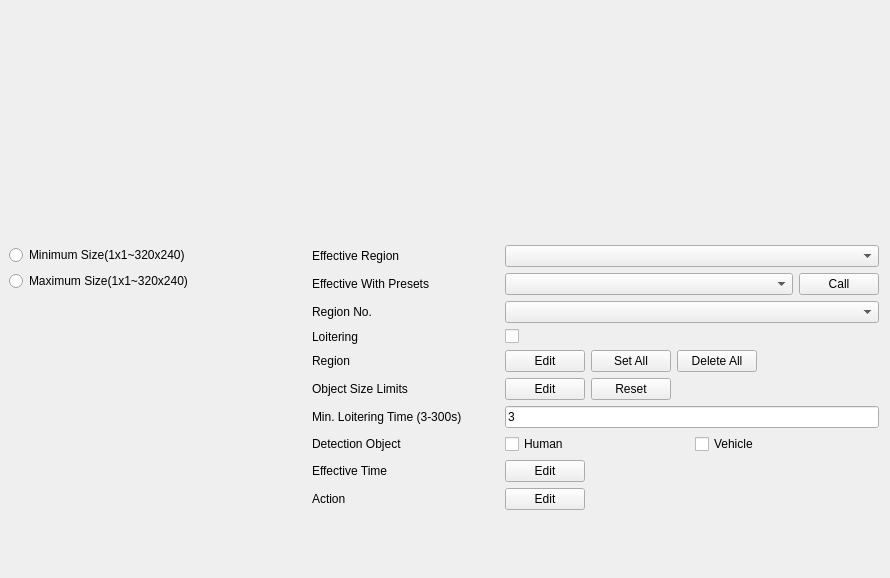
<?xml version="1.0" encoding="UTF-8"?>
<ui version="4.0">
 <class>Loitering</class>
 <widget class="QWidget" name="Loitering">
  <property name="geometry">
   <rect>
    <x>0</x>
    <y>0</y>
    <width>890</width>
    <height>578</height>
   </rect>
  </property>
  <property name="windowTitle">
   <string>Form</string>
  </property>
  <layout class="QGridLayout" name="gridLayout">
   <property name="leftMargin">
    <number>9</number>
   </property>
   <property name="spacing">
    <number>20</number>
   </property>
   <item row="0" column="0">
    <widget class="CommonVideo" name="commonVideo" native="true">
     <property name="sizePolicy">
      <sizepolicy hsizetype="Preferred" vsizetype="Preferred">
       <horstretch>1</horstretch>
       <verstretch>0</verstretch>
      </sizepolicy>
     </property>
     <property name="minimumSize">
      <size>
       <width>0</width>
       <height>100</height>
      </size>
     </property>
    </widget>
   </item>
   <item row="0" column="1">
    <widget class="ButtonGroup" name="widget_buttonGroup" native="true">
     <property name="sizePolicy">
      <sizepolicy hsizetype="Expanding" vsizetype="Expanding">
       <horstretch>2</horstretch>
       <verstretch>2</verstretch>
      </sizepolicy>
     </property>
    </widget>
   </item>
   <item row="1" column="0">
    <widget class="QWidget" name="widgetSize" native="true">
     <layout class="QGridLayout" name="gridLayout_3">
      <property name="leftMargin">
       <number>0</number>
      </property>
      <property name="topMargin">
       <number>0</number>
      </property>
      <property name="rightMargin">
       <number>0</number>
      </property>
      <property name="bottomMargin">
       <number>0</number>
      </property>
      <item row="2" column="0" colspan="2">
       <spacer name="verticalSpacer_3">
        <property name="orientation">
         <enum>Qt::Vertical</enum>
        </property>
        <property name="sizeHint" stdset="0">
         <size>
          <width>20</width>
          <height>40</height>
         </size>
        </property>
       </spacer>
      </item>
      <item row="1" column="0">
       <widget class="QRadioButton" name="radioButton_maxLayout">
        <property name="text">
         <string>Maximum Size(1x1~320x240)</string>
        </property>
       </widget>
      </item>
      <item row="0" column="0">
       <widget class="QRadioButton" name="radioButton_minLayout">
        <property name="text">
         <string>Minimum Size(1x1~320x240)</string>
        </property>
       </widget>
      </item>
      <item row="0" column="1">
       <widget class="VCASizeLineEditBox" name="widgetMinLineBox" native="true"/>
      </item>
      <item row="1" column="1">
       <widget class="VCASizeLineEditBox" name="widgetMaxLineBox" native="true"/>
      </item>
     </layout>
    </widget>
   </item>
   <item row="1" column="1">
    <widget class="QWidget" name="widget_3" native="true">
     <property name="sizePolicy">
      <sizepolicy hsizetype="Expanding" vsizetype="Expanding">
       <horstretch>0</horstretch>
       <verstretch>3</verstretch>
      </sizepolicy>
     </property>
     <layout class="QVBoxLayout" name="verticalLayout">
      <property name="leftMargin">
       <number>0</number>
      </property>
      <property name="topMargin">
       <number>0</number>
      </property>
      <property name="rightMargin">
       <number>0</number>
      </property>
      <property name="bottomMargin">
       <number>0</number>
      </property>
      <item>
       <layout class="QGridLayout" name="gridLayout_2">
        <item row="7" column="1">
         <widget class="QWidget" name="widgetDetectionObject" native="true">
          <layout class="QHBoxLayout" name="horizontalLayout_5">
           <property name="leftMargin">
            <number>0</number>
           </property>
           <property name="topMargin">
            <number>0</number>
           </property>
           <property name="rightMargin">
            <number>0</number>
           </property>
           <property name="bottomMargin">
            <number>0</number>
           </property>
           <item>
            <widget class="QCheckBox" name="checkBoxHuman">
             <property name="text">
              <string>Human</string>
             </property>
            </widget>
           </item>
           <item>
            <widget class="QCheckBox" name="checkBoxVehicle">
             <property name="text">
              <string>Vehicle</string>
             </property>
            </widget>
           </item>
          </layout>
         </widget>
        </item>
        <item row="6" column="1">
         <widget class="MyLineEdit" name="loiteringTime">
          <property name="text">
           <string>3</string>
          </property>
         </widget>
        </item>
        <item row="1" column="0">
         <widget class="QLabel" name="labelEffectiveWithPresets">
          <property name="text">
           <string>Effective With Presets</string>
          </property>
         </widget>
        </item>
        <item row="8" column="1">
         <widget class="QWidget" name="widget_4" native="true">
          <layout class="QHBoxLayout" name="horizontalLayout_3">
           <property name="leftMargin">
            <number>0</number>
           </property>
           <property name="topMargin">
            <number>0</number>
           </property>
           <property name="rightMargin">
            <number>0</number>
           </property>
           <property name="bottomMargin">
            <number>0</number>
           </property>
           <item>
            <widget class="MyPushButton" name="pushButton_editTime">
             <property name="text">
              <string>Edit</string>
             </property>
            </widget>
           </item>
           <item>
            <spacer name="horizontalSpacer_2">
             <property name="orientation">
              <enum>Qt::Horizontal</enum>
             </property>
             <property name="sizeHint" stdset="0">
              <size>
               <width>40</width>
               <height>20</height>
              </size>
             </property>
            </spacer>
           </item>
          </layout>
         </widget>
        </item>
        <item row="4" column="1">
         <widget class="QWidget" name="widget_5" native="true">
          <layout class="QHBoxLayout" name="horizontalLayout_4">
           <property name="leftMargin">
            <number>0</number>
           </property>
           <property name="topMargin">
            <number>0</number>
           </property>
           <property name="rightMargin">
            <number>0</number>
           </property>
           <property name="bottomMargin">
            <number>0</number>
           </property>
           <item>
            <widget class="PushButtonEditState" name="pushButtonRegionEdit">
             <property name="text">
              <string>Edit</string>
             </property>
            </widget>
           </item>
           <item>
            <widget class="MyPushButton" name="pushButton_setAll">
             <property name="text">
              <string>Set All</string>
             </property>
            </widget>
           </item>
           <item>
            <widget class="MyPushButton" name="pushButton_clearAll">
             <property name="text">
              <string>Delete All</string>
             </property>
            </widget>
           </item>
           <item>
            <spacer name="horizontalSpacer_3">
             <property name="orientation">
              <enum>Qt::Horizontal</enum>
             </property>
             <property name="sizeHint" stdset="0">
              <size>
               <width>40</width>
               <height>20</height>
              </size>
             </property>
            </spacer>
           </item>
          </layout>
         </widget>
        </item>
        <item row="9" column="0">
         <widget class="QLabel" name="label_action">
          <property name="text">
           <string>Action</string>
          </property>
         </widget>
        </item>
        <item row="3" column="1">
         <widget class="QCheckBox" name="checkBoxEnable">
          <property name="sizePolicy">
           <sizepolicy hsizetype="Minimum" vsizetype="Fixed">
            <horstretch>2</horstretch>
            <verstretch>0</verstretch>
           </sizepolicy>
          </property>
          <property name="text">
           <string/>
          </property>
         </widget>
        </item>
        <item row="2" column="0">
         <widget class="QLabel" name="labelRegionNo">
          <property name="text">
           <string>Region No.</string>
          </property>
         </widget>
        </item>
        <item row="8" column="0">
         <widget class="QLabel" name="label_effectiveTime">
          <property name="text">
           <string>Effective Time</string>
          </property>
         </widget>
        </item>
        <item row="5" column="1">
         <widget class="QWidget" name="widget" native="true">
          <layout class="QHBoxLayout" name="horizontalLayout_6">
           <property name="leftMargin">
            <number>0</number>
           </property>
           <property name="topMargin">
            <number>0</number>
           </property>
           <property name="rightMargin">
            <number>0</number>
           </property>
           <property name="bottomMargin">
            <number>0</number>
           </property>
           <item>
            <widget class="PushButtonEditState" name="pushButtonObjectSizeEdit">
             <property name="text">
              <string>Edit</string>
             </property>
            </widget>
           </item>
           <item>
            <widget class="MyPushButton" name="pushButtonObjectSizeReset">
             <property name="text">
              <string>Reset</string>
             </property>
            </widget>
           </item>
           <item>
            <spacer name="horizontalSpacer_4">
             <property name="orientation">
              <enum>Qt::Horizontal</enum>
             </property>
             <property name="sizeHint" stdset="0">
              <size>
               <width>40</width>
               <height>20</height>
              </size>
             </property>
            </spacer>
           </item>
          </layout>
         </widget>
        </item>
        <item row="7" column="0">
         <widget class="QLabel" name="labelDetectionObject">
          <property name="text">
           <string>Detection Object</string>
          </property>
         </widget>
        </item>
        <item row="6" column="0">
         <widget class="QLabel" name="label_minTime">
          <property name="text">
           <string>Min. Loitering Time (3-300s)</string>
          </property>
         </widget>
        </item>
        <item row="5" column="0">
         <widget class="QLabel" name="labelObjectSizeLimits">
          <property name="text">
           <string>Object Size Limits</string>
          </property>
         </widget>
        </item>
        <item row="3" column="0">
         <widget class="QLabel" name="label_loitering">
          <property name="sizePolicy">
           <sizepolicy hsizetype="Preferred" vsizetype="Preferred">
            <horstretch>1</horstretch>
            <verstretch>0</verstretch>
           </sizepolicy>
          </property>
          <property name="text">
           <string>Loitering</string>
          </property>
         </widget>
        </item>
        <item row="4" column="0">
         <widget class="QLabel" name="label_setRegion">
          <property name="text">
           <string>Region</string>
          </property>
         </widget>
        </item>
        <item row="9" column="1">
         <widget class="QWidget" name="widget_2" native="true">
          <layout class="QHBoxLayout" name="horizontalLayout">
           <property name="leftMargin">
            <number>0</number>
           </property>
           <property name="topMargin">
            <number>0</number>
           </property>
           <property name="rightMargin">
            <number>0</number>
           </property>
           <property name="bottomMargin">
            <number>0</number>
           </property>
           <item>
            <widget class="MyPushButton" name="pushButton_editAction">
             <property name="text">
              <string>Edit</string>
             </property>
            </widget>
           </item>
           <item>
            <spacer name="horizontalSpacer">
             <property name="orientation">
              <enum>Qt::Horizontal</enum>
             </property>
             <property name="sizeHint" stdset="0">
              <size>
               <width>40</width>
               <height>20</height>
              </size>
             </property>
            </spacer>
           </item>
          </layout>
         </widget>
        </item>
        <item row="0" column="0">
         <widget class="QLabel" name="labelEffectiveRegion">
          <property name="text">
           <string>Effective Region</string>
          </property>
         </widget>
        </item>
        <item row="0" column="1">
         <widget class="ComboBox" name="comboBoxEffectiveRegion"/>
        </item>
        <item row="2" column="1">
         <widget class="ComboBox" name="comboBoxRegionNo"/>
        </item>
        <item row="1" column="1">
         <widget class="QWidget" name="widgetPresets" native="true">
          <layout class="QHBoxLayout" name="horizontalLayout_2">
           <property name="leftMargin">
            <number>0</number>
           </property>
           <property name="topMargin">
            <number>0</number>
           </property>
           <property name="rightMargin">
            <number>0</number>
           </property>
           <property name="bottomMargin">
            <number>0</number>
           </property>
           <item>
            <widget class="ComboBox" name="comboBoxEffectiveWithPreset">
             <property name="sizePolicy">
              <sizepolicy hsizetype="Preferred" vsizetype="Fixed">
               <horstretch>4</horstretch>
               <verstretch>0</verstretch>
              </sizepolicy>
             </property>
            </widget>
           </item>
           <item>
            <widget class="MyPushButton" name="pushButtonEffectiveWithPreset">
             <property name="sizePolicy">
              <sizepolicy hsizetype="Minimum" vsizetype="Fixed">
               <horstretch>1</horstretch>
               <verstretch>0</verstretch>
              </sizepolicy>
             </property>
             <property name="text">
              <string>Call</string>
             </property>
            </widget>
           </item>
          </layout>
         </widget>
        </item>
       </layout>
      </item>
      <item>
       <spacer name="verticalSpacer_2">
        <property name="orientation">
         <enum>Qt::Vertical</enum>
        </property>
        <property name="sizeHint" stdset="0">
         <size>
          <width>20</width>
          <height>10</height>
         </size>
        </property>
       </spacer>
      </item>
     </layout>
    </widget>
   </item>
  </layout>
 </widget>
 <customwidgets>
  <customwidget>
   <class>ComboBox</class>
   <extends>QComboBox</extends>
   <header>combobox.h</header>
  </customwidget>
  <customwidget>
   <class>MyPushButton</class>
   <extends>QPushButton</extends>
   <header>mypushbutton.h</header>
  </customwidget>
  <customwidget>
   <class>MyLineEdit</class>
   <extends>QLineEdit</extends>
   <header>mylineedit.h</header>
  </customwidget>
  <customwidget>
   <class>CommonVideo</class>
   <extends>QWidget</extends>
   <header>commonvideo.h</header>
   <container>1</container>
  </customwidget>
  <customwidget>
   <class>ButtonGroup</class>
   <extends>QWidget</extends>
   <header>buttongroup.h</header>
   <container>1</container>
  </customwidget>
  <customwidget>
   <class>PushButtonEditState</class>
   <extends>QPushButton</extends>
   <header>pushbuttoneditstate.h</header>
  </customwidget>
  <customwidget>
   <class>VCASizeLineEditBox</class>
   <extends>QWidget</extends>
   <header>VCASizeLineEditBox.h</header>
   <container>1</container>
  </customwidget>
 </customwidgets>
 <resources/>
 <connections/>
</ui>
